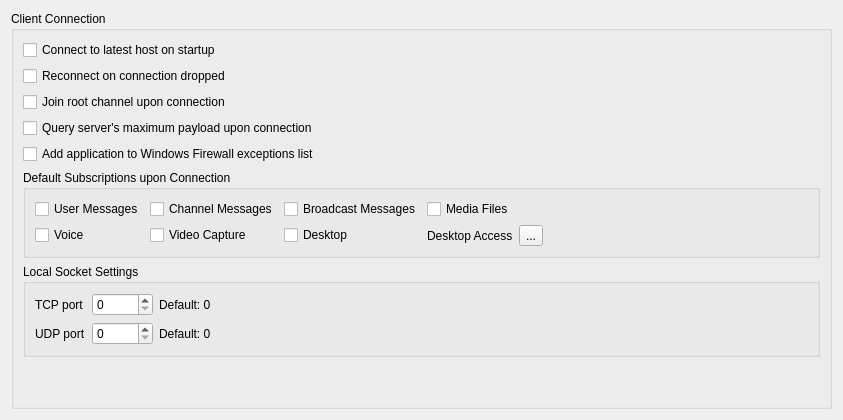
     <widget class="QWidget" name="connectionTab">
      <attribute name="title">
       <string>Connection</string>
      </attribute>
      <layout class="QVBoxLayout" name="verticalLayout_13">
       <item>
        <widget class="QGroupBox" name="groupBox_9">
         <property name="title">
          <string>Client Connection</string>
         </property>
         <layout class="QVBoxLayout" name="verticalLayout_5">
          <item>
           <widget class="QCheckBox" name="autoconnectChkBox">
            <property name="text">
             <string>Connect to latest host on startup</string>
            </property>
           </widget>
          </item>
          <item>
           <widget class="QCheckBox" name="reconnectChkBox">
            <property name="text">
             <string>Reconnect on connection dropped</string>
            </property>
           </widget>
          </item>
          <item>
           <widget class="QCheckBox" name="autojoinChkBox">
            <property name="text">
             <string>Join root channel upon connection</string>
            </property>
           </widget>
          </item>
          <item>
           <widget class="QCheckBox" name="maxpayloadChkBox">
            <property name="text">
             <string>Query server's maximum payload upon connection</string>
            </property>
           </widget>
          </item>
          <item>
           <widget class="QCheckBox" name="winfwChkBox">
            <property name="text">
             <string>Add application to Windows Firewall exceptions list</string>
            </property>
           </widget>
          </item>
          <item>
           <widget class="QGroupBox" name="groupBox_13">
            <property name="accessibleName">
             <string>Default Subscriptions upon Connection</string>
            </property>
            <property name="title">
             <string>Default Subscriptions upon Connection</string>
            </property>
            <layout class="QHBoxLayout" name="horizontalLayout_13">
             <item>
              <layout class="QGridLayout" name="gridLayout">
               <item row="0" column="0">
                <widget class="QCheckBox" name="subusermsgChkBox">
                 <property name="text">
                  <string>User Messages</string>
                 </property>
                </widget>
               </item>
               <item row="0" column="1">
                <widget class="QCheckBox" name="subchanmsgChkBox">
                 <property name="text">
                  <string>Channel Messages</string>
                 </property>
                </widget>
               </item>
               <item row="0" column="2">
                <widget class="QCheckBox" name="subbcastmsgChkBox">
                 <property name="text">
                  <string>Broadcast Messages</string>
                 </property>
                </widget>
               </item>
               <item row="1" column="0">
                <widget class="QCheckBox" name="subvoiceChkBox">
                 <property name="text">
                  <string>Voice</string>
                 </property>
                </widget>
               </item>
               <item row="1" column="1">
                <widget class="QCheckBox" name="subvidcapChkBox">
                 <property name="text">
                  <string>Video Capture</string>
                 </property>
                </widget>
               </item>
               <item row="1" column="2">
                <widget class="QCheckBox" name="subdesktopChkBox">
                 <property name="text">
                  <string>Desktop</string>
                 </property>
                </widget>
               </item>
               <item row="1" column="3">
                <layout class="QHBoxLayout" name="horizontalLayout_20">
                 <property name="spacing">
                  <number>6</number>
                 </property>
                 <item>
                  <widget class="QLabel" name="label_41">
                   <property name="text">
                    <string>Desktop Access</string>
                   </property>
                   <property name="buddy">
                    <cstring>subdeskinputBtn</cstring>
                   </property>
                  </widget>
                 </item>
                 <item>
                  <widget class="QToolButton" name="subdeskinputBtn">
                   <property name="accessibleName">
                    <string>Configure trusted list</string>
                   </property>
                   <property name="text">
                    <string notr="true">...</string>
                   </property>
                  </widget>
                 </item>
                </layout>
               </item>
               <item row="0" column="3">
                <widget class="QCheckBox" name="submediafileChkBox">
                 <property name="text">
                  <string>Media Files</string>
                 </property>
                </widget>
               </item>
              </layout>
             </item>
             <item>
              <spacer name="horizontalSpacer_15">
               <property name="orientation">
                <enum>Qt::Horizontal</enum>
               </property>
               <property name="sizeHint" stdset="0">
                <size>
                 <width>265</width>
                 <height>20</height>
                </size>
               </property>
              </spacer>
             </item>
            </layout>
           </widget>
          </item>
          <item>
           <widget class="QGroupBox" name="groupBox_4">
            <property name="accessibleName">
             <string>Local Socket Settings</string>
            </property>
            <property name="title">
             <string>Local Socket Settings</string>
            </property>
            <layout class="QGridLayout" name="gridLayout_2">
             <item row="0" column="0">
              <widget class="QLabel" name="label_8">
               <property name="text">
                <string>TCP port</string>
               </property>
               <property name="buddy">
                <cstring>tcpportSpinBox</cstring>
               </property>
              </widget>
             </item>
             <item row="0" column="2">
              <widget class="QLabel" name="label_10">
               <property name="text">
                <string>Default: 0</string>
               </property>
              </widget>
             </item>
             <item row="1" column="0">
              <widget class="QLabel" name="label_9">
               <property name="text">
                <string>UDP port</string>
               </property>
               <property name="buddy">
                <cstring>udpportSpinBox</cstring>
               </property>
              </widget>
             </item>
             <item row="1" column="2">
              <widget class="QLabel" name="label_11">
               <property name="text">
                <string>Default: 0</string>
               </property>
              </widget>
             </item>
             <item row="0" column="3">
              <spacer name="horizontalSpacer_3">
               <property name="orientation">
                <enum>Qt::Horizontal</enum>
               </property>
               <property name="sizeHint" stdset="0">
                <size>
                 <width>40</width>
                 <height>20</height>
                </size>
               </property>
              </spacer>
             </item>
             <item row="1" column="3">
              <spacer name="horizontalSpacer_4">
               <property name="orientation">
                <enum>Qt::Horizontal</enum>
               </property>
               <property name="sizeHint" stdset="0">
                <size>
                 <width>40</width>
                 <height>20</height>
                </size>
               </property>
              </spacer>
             </item>
             <item row="0" column="1">
              <widget class="QSpinBox" name="tcpportSpinBox">
               <property name="sizePolicy">
                <sizepolicy hsizetype="Minimum" vsizetype="Fixed">
                 <horstretch>0</horstretch>
                 <verstretch>0</verstretch>
                </sizepolicy>
               </property>
               <property name="maximum">
                <number>65535</number>
               </property>
              </widget>
             </item>
             <item row="1" column="1">
              <widget class="QSpinBox" name="udpportSpinBox">
               <property name="maximum">
                <number>65535</number>
               </property>
              </widget>
             </item>
            </layout>
           </widget>
          </item>
          <item>
           <spacer name="verticalSpacer_2">
            <property name="orientation">
             <enum>Qt::Vertical</enum>
            </property>
            <property name="sizeHint" stdset="0">
             <size>
              <width>20</width>
              <height>40</height>
             </size>
            </property>
           </spacer>
          </item>
         </layout>
        </widget>
       </item>
      </layout>
     </widget>
